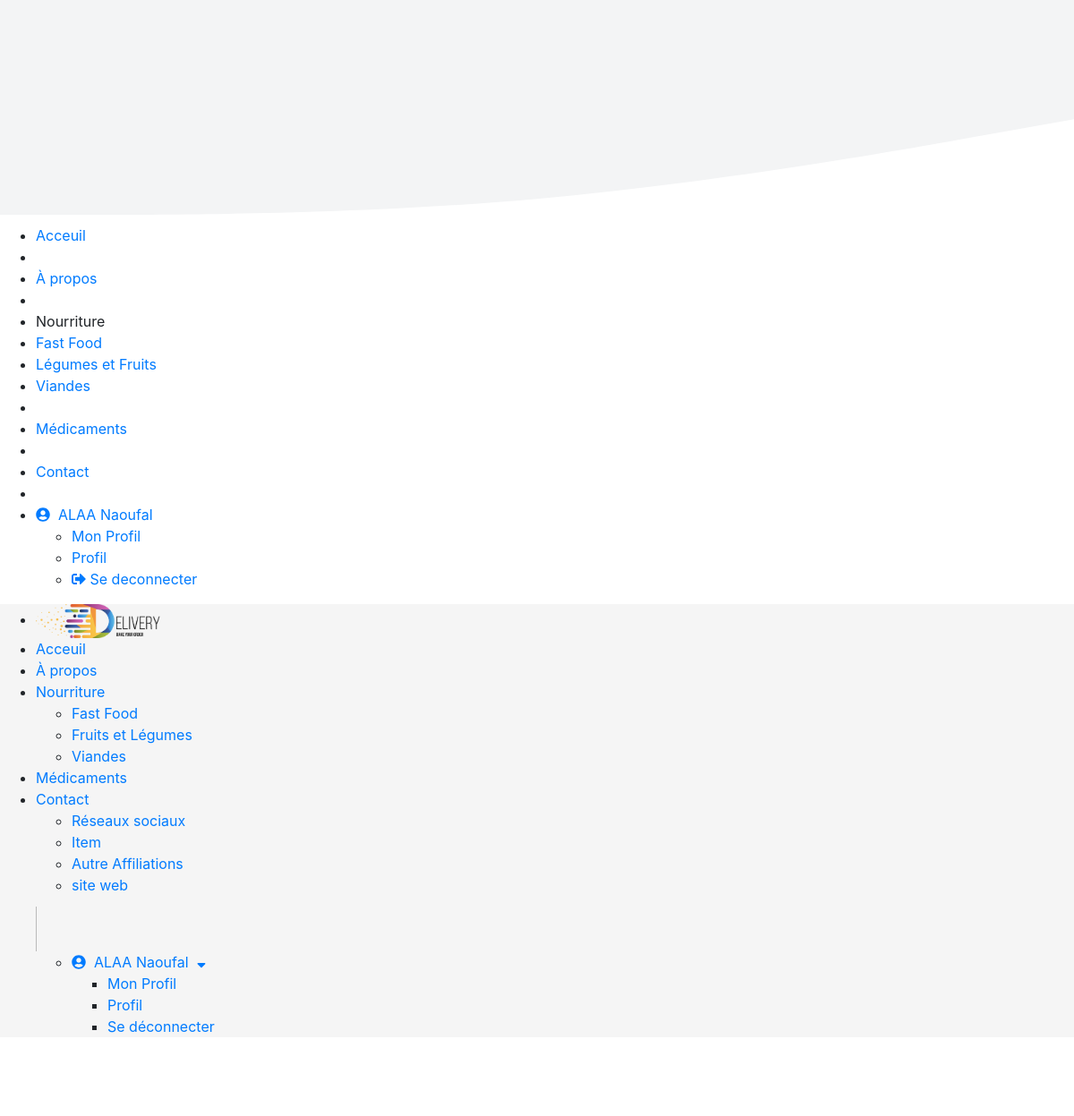
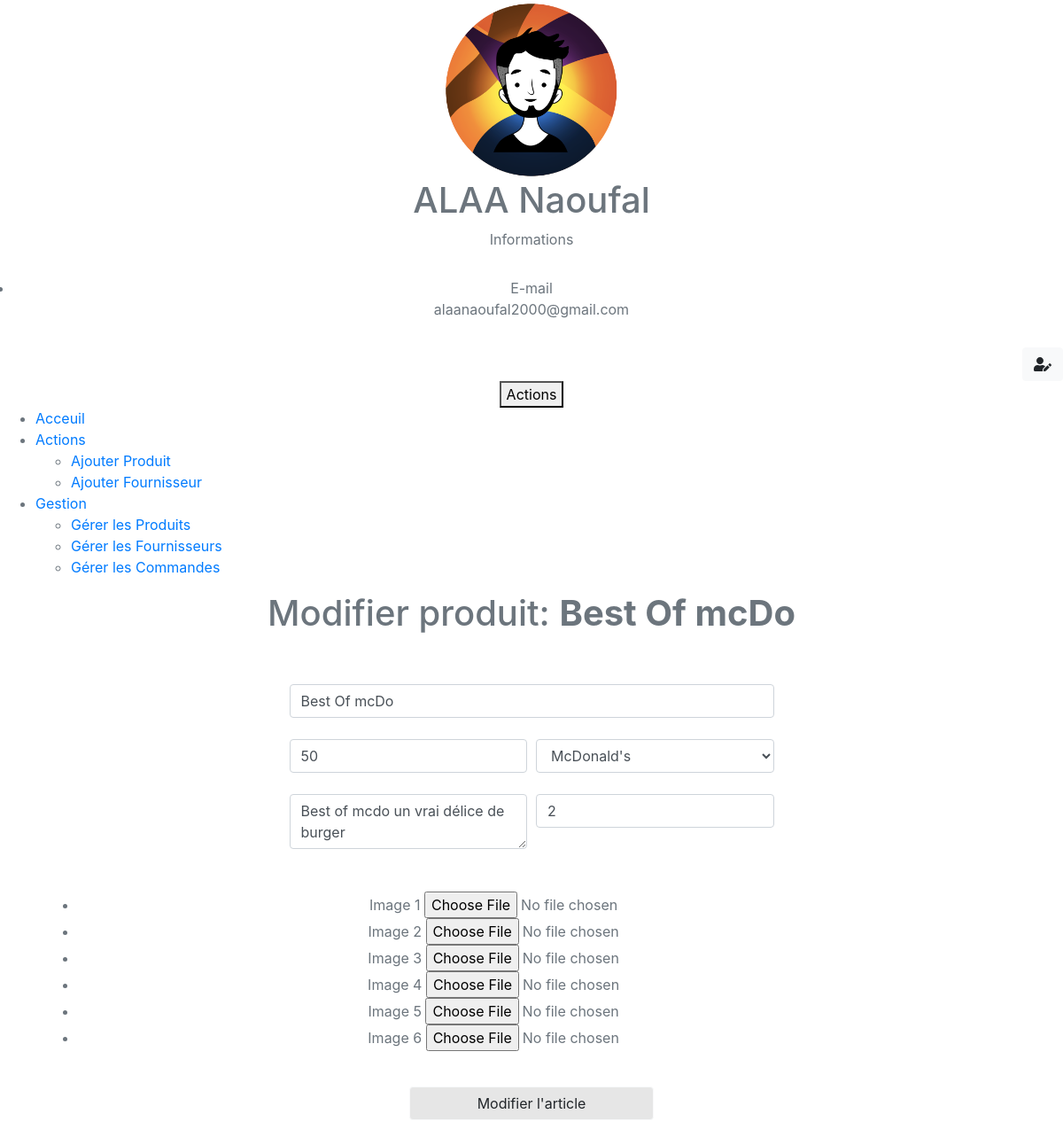
The app's page /admin/modifyprod.php?id_prod=2 (signed in) with its own data (2 pictures, top to bottom).
### tables this page shows
CREATE TABLE `produits` (
  `id_prod` int(11) NOT NULL,
  `nom_produit` text NOT NULL,
  `descript` text NOT NULL,
  `prix` float NOT NULL,
  `nom_f` varchar(30) NOT NULL,
  `nbr_commande` int(11) NOT NULL DEFAULT 0,
  `date_ajout` datetime NOT NULL,
  `cat` text NOT NULL,
  `ration` int(11) NOT NULL DEFAULT 1
);

### admin/modifyprod.php (the view, shortened to what this page needs)
<?php
if(empty($_SESSION['id']) OR empty($_SESSION['cat'])){
    header('location: index.php');
}
else{
    $bdd = new PDO('mysql:host=127.0.0.1;dbname=delivery', 'root', '');
    $getidprod=$_GET['id_prod'];
       $produit=$bdd->query('SELECT * FROM produits WHERE id_prod='.$getidprod);
       $prod=$produit->fetch();
    $admininfo=$bdd->prepare('SELECT * FROM administrateur WHERE id=?');
    $admininfo->execute(array($_SESSION['id']));
    $admin=$admininfo->fetch();
    $name=$admin['nom'].' '.$admin['prenom'];
    $email=$admin['email'];
    $profil='../assets/img/young.png';
?>
<!DOCTYPE html>
<html lang="en">
<head>
    <link rel="stylesheet" href="https://cdnjs.cloudflare.com/ajax/libs/uikit/3.3.7/css/uikit.min.css">
    <link rel="stylesheet" href="https://cdnjs.cloudflare.com/ajax/libs/font-awesome/5.13.0/css/all.min.css">
    <link href="https://stackpath.bootstrapcdn.com/bootstrap/4.4.1/css/bootstrap.min.css" rel="stylesheet">
    <link rel="stylesheet" href="../assets/css/style.css">
</head>
<body>
    <nav class="uk-navbar uk-navbar-container uk-hidden@m" style="z-index: 9999;">
           <a href="#offcanvas-slide" class="uk-button uk-button-default" uk-toggle style="position:abdolute;margin-bottom:-50px;border: 0;">
               <span uk-navbar-toggle-icon></span> <span class="uk-margin-small-left"><img src="../assets/img/delivery.png" width="100px" alt=""></span>
           </a>
           <div id="offcanvas-slide" uk-offcanvas>
           <div class="uk-offcanvas-bar">
               <ul class="uk-nav uk-nav-default">
                   <li><a href="#"><img src="../assets/img/logo.png" width="200px"></a></li>
                   <br>
                   <li class="uk-nav-header"><a href="../index.php">Acceuil</a></li>
                   <li class="uk-nav-divider"></li>
                   <li class="uk-nav-header"><a href="#agence">À propos</a></li>
                   <li class="uk-nav-divider"></li>
                   <li class="uk-nav-header">Nourriture</li>
                   <li><a href="../fatsfood.php">Fast Food</a></li>
                   <li><a href="../legumefruit.php">Légumes et Fruits</a></li>
                   <li><a href="../viande.php">Viandes</a></li>
                   <li class="uk-nav-divider"></li>
                   <li class="uk-nav-header"><a href="../medicament.php">Médicaments</a></li>
                   <li class="uk-nav-divider"></li>
                   <li class="uk-nav-header"><a href="../contact.php">Contact</a></li>
                   <li class="uk-nav-divider"></li>
               <li>
               <a href="#"><i class="fas fa-user-circle"></i>&nbsp; <?=$name ?></a>
                <div class="uk-navbar-dropdown">
                    <ul class="uk-nav uk-navbar-dropdown-nav">
                        <li class="uk-active"><a href="#">Mon Profil</a></li>
                        <li><a href="profile.php?id=<?=$_SESSION['id']?>"><span uk-icon="icon: cog; ratio: 2"></span></i> Profil</a></li>
                        <li><a href="../deconnexion.php?id=<?=$_SESSION['id']?>"><i class="fas fa-sign-out-alt"></i> Se deconnecter</a></li>
                        </ul>
                </div>
                </li>
        </ul>
           </div>
       </div>
   </nav>
    <div uk-sticky="sel-target: .uk-navbar-container; cls-active: uk-navbar-sticky; bottom: #transparent-sticky-navbar">
        <nav class="uk-navbar-container uk-navbar-default uk-visible@m" uk-navbar="mode: click" style="background-color: rgba(241,241,241,0.7)">
        <div class="uk-navbar-center">
                    <ul class="uk-navbar-nav">
                    <li><a href="#"><img src="../assets/img/delivery.png" width="150px"></a></li>
                    <li><a href="../index.php">Acceuil</a></li>
                        <li><a href="../index.php/#agence">À propos</a></li>
                        <li>
                            <a href="#">Nourriture</a>
                            <div class="uk-navbar-dropdown">
                                <ul class="uk-nav uk-navbar-dropdown-nav">
                                    <li><a href="../fastfood.php">Fast Food</a></li>
                                    <li><a href="../legumefruit.php">Fruits et Légumes</a></li>
                                    <li><a href="../viande.php">Viandes</a></li>
                                </ul>
                            </div>
                        </li>
                        <li><a href="../medicament.php">Médicaments</a></li>
                        <li>
                <a href="">Contact</a>
                <div class="uk-navbar-dropdown uk-navbar-dropdown-width-2">
                        <div class="uk-navbar-dropdown-grid uk-child-width-1-2" uk-grid>
                            <div>
                                <ul class="uk-nav uk-navbar-dropdown-nav">
                                    <li class="uk-active"><a href="#">Réseaux sociaux</a></li>
                                    <li><a href="#">Item</a></li>
                                </ul>
                            </div>
                            <div>
                                <ul class="uk-nav uk-navbar-dropdown-nav">
                                    <li class="uk-active"><a href="#">Autre Affiliations</a></li>
                                    <li><a href="#">site web</a></li>
                                </ul>
                            </div>
                        </div>
                    </div>
            </li>
        <div style="border-left:1px grey solid;height:50px;margin-top:12px;opacity:0.5"></div>
                <div class="uk-navbar-right">
                <ul class="uk-navbar-nav">
                    <li  class="uk-active">
                    <a href="#"><i class="fas fa-user-circle"></i>&nbsp; <?=$name ?> &nbsp;<i class="fas fa-sort-down"></i></a>
                <div class="uk-navbar-dropdown uk-width-large">
                    <ul class="uk-nav uk-navbar-dropdown-nav">
                        <li class="uk-active"><a href="#">Mon Profil</a></li>
                        <li><a href="profile.php?id=<?=$_SESSION['id']?>">Profil</a></li>
                        <li><a href="deconnexion.php">Se déconnecter</a></li>
                    </ul>
                </div>
                    </li>
                </ul>
            </div>
                        </ul>
                    </div>
                </nav>
        </div>
<br>
<svg xmlns="http://www.w3.org/2000/svg" viewBox="0 0 1440 320" style="position:absolute;top:0px"><path fill="#f3f4f5" fill-opacity="1" d="M0,288L120,288C240,288,480,288,720,266.7C960,245,1200,203,1320,181.3L1440,160L1440,0L1320,0C1200,0,960,0,720,0C480,0,240,0,120,0L0,0Z"></path></svg>
<div class="uk-grid-divider uk-child-width-expand@s text-muted" style="margin-top:50px" uk-grid="parallax: 50">
    <div align="center" class="uk-width-auto@m">
    <div class="uk-width-auto">
                <img class="uk-border-circle" width="200" height="200" src="<?=$profil?>">
    </div>
    <h1 class="uk-text-lead"><?=$name?></h1>
    <p>Informations</p>
    <ul class="uk-list uk-list-divider" style="padding:15px">
        <li>
            <div class="uk-grid-small" uk-grid>
                <div class="uk-width-expand" uk-leader>E-mail</div>
                <div><?=$email?></div>
            </div>
        </li>
    </ul>
        <div align="right">
            <a href="modify.php?id=<?=$_SESSION['id'] ?>" class="btn btn-light"><i class="fas fa-user-edit"></i></a>
        </div>
        <button class="uk-button uk-button-default uk-margin-small-right" type="button" uk-toggle="target: #offcanvas-nav-primary"><span uk-icon="menu"></span> Actions</button>
            <div id="offcanvas-nav-primary" class="uk-dark" uk-offcanvas="overlay: true" align="left">
                <div align="left" class="uk-offcanvas-bar uk-flex uk-flex-column">
                    <ul class="uk-nav uk-nav-primary uk-margin-auto-vertical" align="left">
                        <li><a href="profile.php?id=<?=$_SESSION['id'] ?>">Acceuil</a></li>
                        <li class="uk-parent uk-active">
                            <a href="#"><span uk-icon="chevron-right"></span> Actions</a>
                            <ul class="uk-nav-sub">
                                <li class="uk-active"><a href="ajouterprod.php"><span uk-icon="plus"></span> Ajouter Produit</a></li>
                                <li><a href="ajouterfour.php"><span uk-icon="plus"></span> Ajouter Fournisseur</a></li>
                            </ul>
                        </li>
                        <li class="uk-parent">
                            <a href="#">Gestion</a>
                            <ul class="uk-nav-sub">
                                <li><a href="produits.php"><span uk-icon="pencil"></span> Gérer les Produits</a></li>
                                <li><a href="fournisseur.php"><span uk-icon="pencil"></span> Gérer les Fournisseurs</a></li>
                                <li><a href="commandes.php"><span uk-icon="pencil"></span> Gérer les Commandes</a></li>
                            </ul>
                        </li>
                    </ul>
                </div>
            </div>
    </div>
<div align="center" class="uk-width-expand@m">
        <h1 class="uk-text-lead">Modifier produit: <strong> <?=$prod['nom_produit']?></strong> <span class="uk-label uk-label-success"></span></h1>
        <div>
            <form method="post" class="needs-validation p-5" align="center" novalidate enctype="multipart/form-data">
            <div class="form-row mb-4 d-flex justify-content-center">
                <div class="col-md-6">
                <input name="nomprod" type="text" value="<?=$prod['nom_produit'] ?>" class="form-control" id="validationCustom01" placeholder="Nom du Produit" required>
                </div>
            </div>
            <div class="form-row mb-4 d-flex justify-content-center">
            <div class="col-md-3">
                <input name="prix" type="text" value="<?=$prod['prix'] ?>" class="form-control" id="validationCustom01" placeholder="Prix du Produit" required>
            </div>
            <div class="col-md-3">
                <select name="produit_four" class="form-control" id="" placeholder="Fournisseur" required>
                <option selected value="<?=$prod['nom_f'] ?>"><?=$prod['nom_f'] ?></option>
                </select>
            </div>
            </div>
            <div class="form-row mb-4 d-flex justify-content-center">
            <div class="col-md-3">
                <textarea name="produit_descript" class="form-control" id="validationCustom01"  placeholder="Description du Produit" required><?=$prod['descript'] ?></textarea>
            </div>
            <div class="col-md-3">
                <input name="ration" type="number" class="form-control" id="validationCustom01" value="<?=$prod['ration'] ?>" placeholder="Combien de personnes peuvent manger" required>
            </div>
            </div>
            <br>
            <ul class="uk-list uk-list-divider">
                <li>Image 1 <input name="produit" type="file"></li>
                <li>Image 2 <input name="p1" type="file"></li>
                <li>Image 3 <input name="p2" type="file"></li>
                <li>Image 4 <input name="p3" type="file"></li>
                <li>Image 5 <input name="p4" type="file"></li>
                <li>Image 6 <input name="p5" type="file"></li>
            </ul>
            <div class="d-flex justify-content-center">
            <button name="add" class="btn btn-light my-4 btn-block col-md-3 d-flex justify-content-center" style="background-color:#e6e6e6" type="submit">Modifier l'article</button></div>
            </form>
        </div>
    </div>
</div>
</body>
</html>
<?php
}
?>

### loader.php (style rules this page uses)
html { -webkit-font-smoothing: antialiased; background:#F8F8F8 }
* { box-sizing: border-box; }
*:before, *:after { box-sizing: border-box; }

### records on screen
produits: nom_produit "Best Of mcDo", nomprod "Best Of mcDo", prix "50", produit_four "McDonald's", produit_descript "Best of mcdo un vrai délice de burger", ration "2"

### other values on screen
$name "ALAA Naoufal"
$email "alaanaoufal2000@gmail.com"
